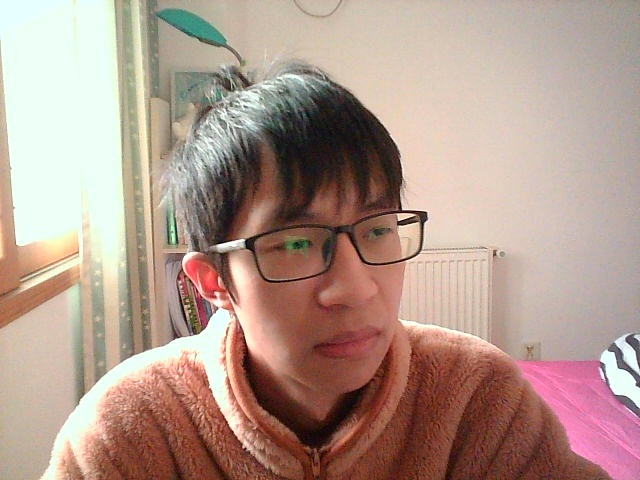
#> input picture data/12-17-10-26/1.jpg, 640 x 480 px
$ python -i mpii_face_gaze_preprocessing.py   (imports and definitions only)
#> lines starting #> are read from the running program, lines starting #| are printed output that depends on the picture
from typing import Tuple

import cv2
import numpy as np


# [38 lines left out: function get_matrices, not called in this run]


def equalize_hist_rgb(rgb_img: np.ndarray) -> np.ndarray:
    """
    Equalize the histogram of a RGB image.

    :param rgb_img: RGB image
    :return: equalized RGB image
    """
    ycrcb_img = cv2.cvtColor(rgb_img, cv2.COLOR_RGB2YCrCb)  # convert from RGB color-space to YCrCb
#> ycrcb_img: shape (480, 640, 3); mean of channels 0, 1, 2 158.4, 141.8, 117.8
    ycrcb_img[:, :, 0] = cv2.equalizeHist(ycrcb_img[:, :, 0])  # equalize the histogram of the Y channel
#> ycrcb_img: shape (480, 640, 3); mean of channels 0, 1, 2 128.8, 141.8, 117.8
    equalized_img = cv2.cvtColor(ycrcb_img, cv2.COLOR_YCrCb2RGB)  # convert back to RGB color-space from YCrCb
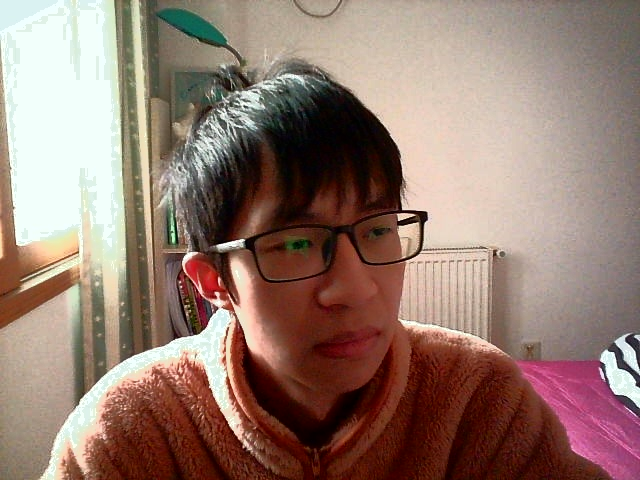
#> equalized_img: shape (480, 640, 3); mean R, G, B 148.1, 122.2, 111.2
    return equalized_img


# [37 lines left out: function normalize_single_image, not called in this run]

>>> import cv2
>>> picture = cv2.cvtColor(cv2.imread('data/12-17-10-26/1.jpg'), cv2.COLOR_BGR2RGB)
>>> result = equalize_hist_rgb(picture)

$ run again, on data/12-17-10-26/100.jpg
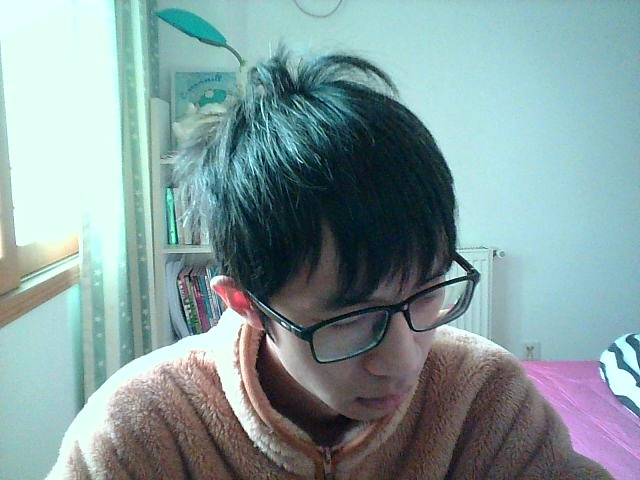
#> input picture data/12-17-10-26/100.jpg, 640 x 480 px
#> in equalize_hist_rgb, `equalized_img = cv2.cvtColor(ycrcb_img, cv2.COLOR_YCrCb2RGB)`:
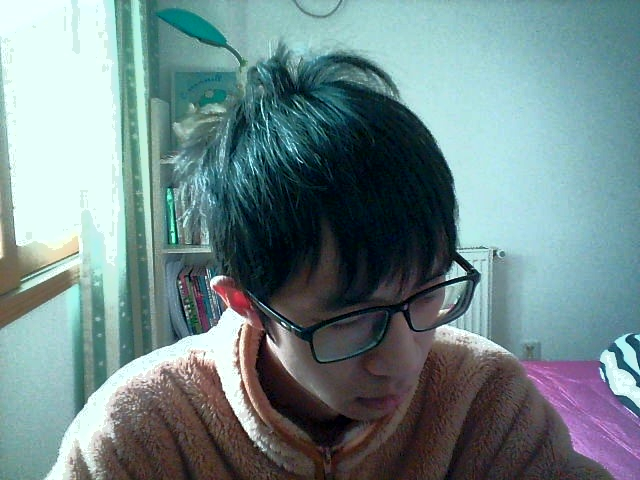
#> equalized_img: shape (480, 640, 3); mean R, G, B 112.1, 135.6, 137.3
